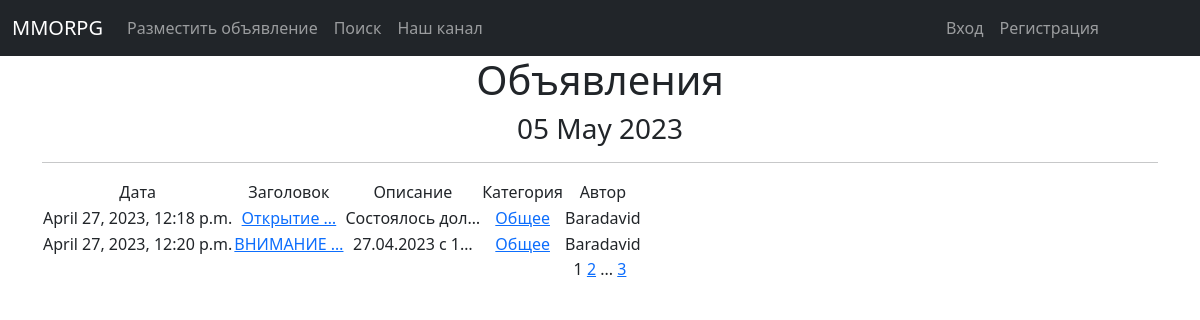
The page / on the database its author committed.
### billboard/models.py (models this page shows, shortened)
class Post(models.Model):  # модель "Объявления"
    title = models.CharField(max_length=128,
                             unique=True,
                             error_messages='Новость с таким заголовком уже есть',
                             blank=False,
                             )
    text = models.TextField()
    date_creation = models.DateTimeField(auto_now_add=True)
    author = models.ForeignKey(User, on_delete=models.CASCADE)
    post_category = models.ManyToManyField(Category, through='PostCategory')
    content = models.FileField(upload_to='media/', blank=True)

class Category(models.Model):  # модель "Категории" для "Объявления"
    category_name = models.CharField(max_length=20,
                                     verbose_name="Категория персонажа",
                                     )
    subscribers = models.ManyToManyField(User, blank=True, related_name='categories')
    def __str__(self):
        return self.category_name

### billboard/views.py (the view)
# urls.py: path('', PostList.as_view(), name='post_list'),
class PostList(ListView):
    model = Post
    template_name = 'post.html'
    context_object_name = 'post'
    paginate_by = 2
    def get_queryset(self):
        queryset = super().get_queryset()
        self.filterset = PostFilter(self.request.GET, queryset)
        return self.filterset.qs
    def get_context_data(self, **kwargs):
        context = super().get_context_data(**kwargs)
        context['time_now'] = datetime.utcnow()
        context['filterset'] = self.filterset
        return context

### billboard/templatetags/custom_filters.py (called while the page is built)
@register.filter(name='Censor')
def Censor(value):
    banned_list = ['idiot', 'stupid', 'Idiot', 'Stupid']
    sentence = value.split()
    for i in banned_list:
        for words in sentence:
            if i in words:
                pos = sentence.index(words)
                sentence.remove(words)
                sentence.insert(pos, '*' * len(i))
    return " ".join(sentence)

### templates/post.html (shortened to what this page needs)
{% extends 'flatpages/default.html' %}
{% load custom_filters %}
{% block content %}
   <h1>Объявления</h1>
   <h3>{{ time_now|date:'d M Y' }}</h3>
   <hr>
   {% if post %}
       <table>
           <tr>
               <td>Дата</td>
               <td>Заголовок</td>
               <td>Описание</td>
               <td>Категория</td>
               <td>Автор</td>
           </tr>
           {% for post_detail in post %}
           <tr>
               <td>{{ post_detail.date_creation }}</td>
               <td>
                   <a href="{% url 'post_detail' post_detail.id %}">{{ post_detail.title | truncatechars:10 | Censor }}</a>
               </td>
               <td>{{ post_detail.text | truncatechars:15 | Censor }}</td>
               <td>
                   {% for category in post_detail.post_category.all %}
                        <a href="{% url 'category_list' category.id %}">{{category}}</a>
                   {% endfor %}
               </td>
               <td>{{ post_detail.author }}</td>
           </tr>
           {% endfor %}
       </table>
   {% else %}
       <h2>Объявлений нет!</h2>
   {% endif %}
   {{ page_obj.number }}
   {% if page_obj.has_next %}
       <a href="?page={{ page_obj.next_page_number }}">{{ page_obj.next_page_number }}</a>
       {% if paginator.num_pages != page_obj.next_page_number %}
           ...
           <a href="?page={{ page_obj.paginator.num_pages }}">{{ page_obj.paginator.num_pages }}</a>
       {% endif %}
   {% endif %}
{% endblock content %}

### rows shown on the page
Post: date_creation "April 27, 2023, 12:18 p.m.", title|Censor "Открытие …", text|Censor "Состоялось дол…", author "Baradavid"
Category: category_name "Общее"
Post: date_creation "April 27, 2023, 12:20 p.m.", title|Censor "ВНИМАНИЕ …", text|Censor "27.04.2023 с 1…", author "Baradavid"

### other values the page prints
{{ time_now|date:'d M Y' }} "05 May 2023"
{{ page_obj.number }} "1"
{{ page_obj.next_page_number }} "2"
{{ page_obj.paginator.num_pages }} "3"
